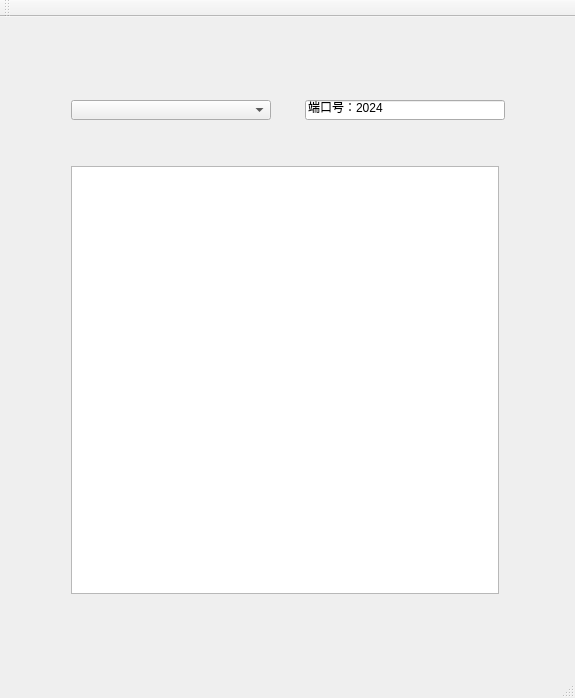
<?xml version="1.0" encoding="UTF-8"?>
<ui version="4.0">
 <class>MainWindow</class>
 <widget class="QMainWindow" name="MainWindow">
  <property name="geometry">
   <rect>
    <x>0</x>
    <y>0</y>
    <width>575</width>
    <height>698</height>
   </rect>
  </property>
  <property name="windowTitle">
   <string>MainWindow</string>
  </property>
  <widget class="QWidget" name="centralWidget">
   <layout class="QGridLayout" name="gridLayout">
    <item row="0" column="1">
     <spacer name="verticalSpacer_2">
      <property name="orientation">
       <enum>Qt::Vertical</enum>
      </property>
      <property name="sizeHint" stdset="0">
       <size>
        <width>20</width>
        <height>51</height>
       </size>
      </property>
     </spacer>
    </item>
    <item row="1" column="0">
     <spacer name="horizontalSpacer_2">
      <property name="orientation">
       <enum>Qt::Horizontal</enum>
      </property>
      <property name="sizeHint" stdset="0">
       <size>
        <width>48</width>
        <height>20</height>
       </size>
      </property>
     </spacer>
    </item>
    <item row="1" column="1">
     <layout class="QVBoxLayout" name="verticalLayout">
      <item>
       <layout class="QHBoxLayout" name="horizontalLayout">
        <item>
         <widget class="QComboBox" name="ipcomboBox">
          <property name="minimumSize">
           <size>
            <width>200</width>
            <height>20</height>
           </size>
          </property>
          <property name="maximumSize">
           <size>
            <width>200</width>
            <height>20</height>
           </size>
          </property>
         </widget>
        </item>
        <item>
         <spacer name="horizontalSpacer">
          <property name="orientation">
           <enum>Qt::Horizontal</enum>
          </property>
          <property name="sizeHint" stdset="0">
           <size>
            <width>28</width>
            <height>20</height>
           </size>
          </property>
         </spacer>
        </item>
        <item>
         <widget class="QLineEdit" name="lineEdit">
          <property name="minimumSize">
           <size>
            <width>200</width>
            <height>20</height>
           </size>
          </property>
          <property name="maximumSize">
           <size>
            <width>200</width>
            <height>20</height>
           </size>
          </property>
          <property name="text">
           <string>端口号：2024</string>
          </property>
         </widget>
        </item>
       </layout>
      </item>
      <item>
       <spacer name="verticalSpacer">
        <property name="orientation">
         <enum>Qt::Vertical</enum>
        </property>
        <property name="sizeHint" stdset="0">
         <size>
          <width>20</width>
          <height>40</height>
         </size>
        </property>
       </spacer>
      </item>
      <item>
       <widget class="QTextEdit" name="textEdit">
        <property name="minimumSize">
         <size>
          <width>428</width>
          <height>428</height>
         </size>
        </property>
        <property name="maximumSize">
         <size>
          <width>428</width>
          <height>428</height>
         </size>
        </property>
       </widget>
      </item>
     </layout>
    </item>
    <item row="1" column="2">
     <spacer name="horizontalSpacer_3">
      <property name="orientation">
       <enum>Qt::Horizontal</enum>
      </property>
      <property name="sizeHint" stdset="0">
       <size>
        <width>47</width>
        <height>20</height>
       </size>
      </property>
     </spacer>
    </item>
    <item row="2" column="1">
     <spacer name="verticalSpacer_3">
      <property name="orientation">
       <enum>Qt::Vertical</enum>
      </property>
      <property name="sizeHint" stdset="0">
       <size>
        <width>20</width>
        <height>50</height>
       </size>
      </property>
     </spacer>
    </item>
   </layout>
  </widget>
  <widget class="QMenuBar" name="menuBar">
   <property name="geometry">
    <rect>
     <x>0</x>
     <y>0</y>
     <width>575</width>
     <height>23</height>
    </rect>
   </property>
  </widget>
  <widget class="QToolBar" name="mainToolBar">
   <attribute name="toolBarArea">
    <enum>TopToolBarArea</enum>
   </attribute>
   <attribute name="toolBarBreak">
    <bool>false</bool>
   </attribute>
  </widget>
  <widget class="QStatusBar" name="statusBar"/>
 </widget>
 <layoutdefault spacing="6" margin="11"/>
 <resources/>
 <connections/>
</ui>
